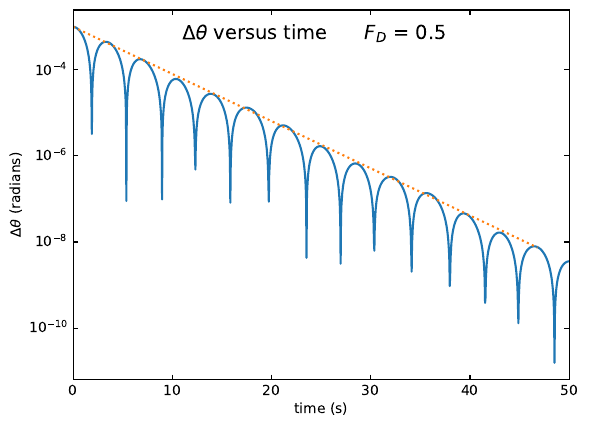

Write the Julia code that produced this figure.
using LaTeXStrings
using Interpolations
using PyPlot
using GLM
using DataFrames

g = 9.8
l = 9.8
dt = 0.04
theta0 = 0.2
omega0 = 0.0
ΩD = 2.0/3.0
q = 1.0/2.0

function euler_1step(t0::Float64, theta0::Float64, omega0::Float64, dt::Float64, FD::Float64)
	omega1::Float64 = omega0 - g/l*sin(theta0)*dt - q*omega0*dt + FD*sin(ΩD*t0)*dt
	theta1::Float64 = theta0 + omega1*dt
	t1::Float64 = t0 + dt
	t1, theta1, omega1
end

function euler(theta0::Float64, omega0::Float64, dt::Float64, tend::Float64, FD::Float64)
	n::Int64 = Int(tend/dt) + 1
	theta::Vector{Float64} = zeros(n)
	t::Vector{Float64} = zeros(n)
	theta[1] = theta0
	omega1::Float64 = omega0
	for i = 1:n-1
		t[i+1], theta[i+1], omega1 = euler_1step(t[i], theta[i], omega1, dt, FD)
		if theta[i+1] > pi
			theta[i+1] -= 2*pi
		elseif theta[i+1] < -pi
			theta[i+1] += 2*pi
		end
	end
	t, theta
end

function main()
	t1, theta1 = euler(theta0, omega0, dt, 50., 0.5)
	t2, theta2 = euler(theta0 + 0.001, omega0, dt, 50., 0.5)

	theta = @. abs(theta1 - theta2)

	inter::Vector{Float64} = []
	t_inter::Vector{Float64} = []
	for i = 1:length(theta1)
		if i % 90 == 1
			append!(inter, theta[i])
			append!(t_inter, t1[i])
		end
	end

	inter = log.(inter)
	X = t_inter
	Y = inter
	data = (;X, Y)
	res = lm(@formula(Y ~ X), data)
	inter = predict(res)
	inter = exp.(inter)

	semilogy(t1, theta)
	semilogy(t_inter, inter, ":")
	tick_params(direction = "in", top = true, right = true)

	xlim([0,50])
	xlabel("time (s)")
	ylabel("\$\\Delta \\theta\$ (radians)")
	annotate("\$\\Delta \\theta\$ versus time \t \$F_D\$ = 0.5", xy = (11, 5e-4), fontsize = 14)
	savefig("Figure3.7left.pdf", bbox_inches = "tight")
end

main()

pygui(true)
show()
